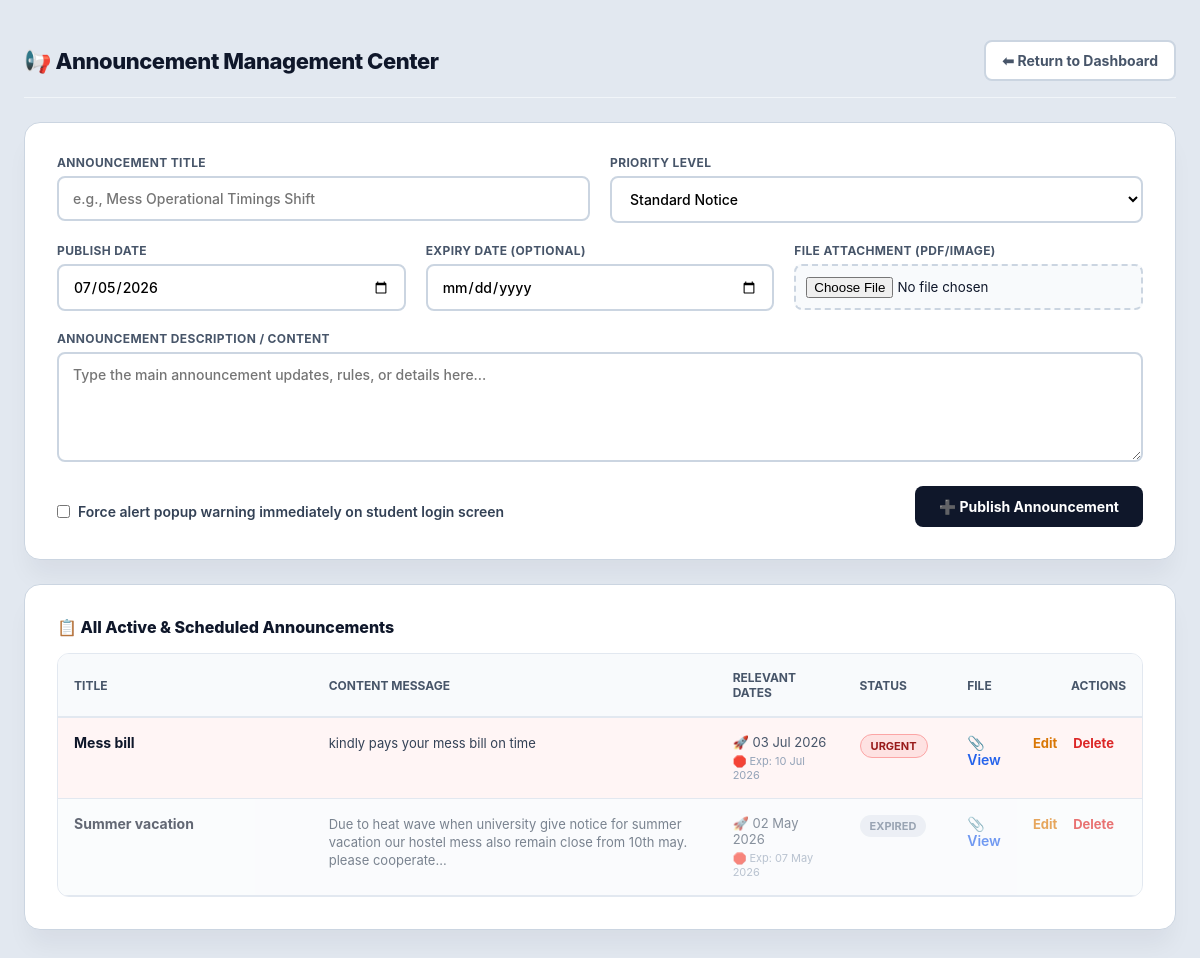
The app's page /admin/announcements.php (signed in) with its own data.
### tables this page shows
CREATE TABLE `announcements` (
  `id` int(11) NOT NULL,
  `title` varchar(255) DEFAULT NULL,
  `message` text DEFAULT NULL,
  `announce_date` date DEFAULT NULL,
  `created_at` timestamp NOT NULL DEFAULT current_timestamp(),
  `priority` enum('normal','urgent') DEFAULT 'normal',
  `expiry_date` date DEFAULT NULL,
  `attachment` varchar(255) DEFAULT NULL,
  `show_popup` tinyint(1) DEFAULT 0
);

### admin/announcements.php (the view, shortened to what this page needs)
<?php
require_once __DIR__ . "/../config/db_connect.php";
$edit = null;
$list_stmt = $pdo->query("SELECT * FROM announcements ORDER BY announce_date DESC, id DESC");
$announcements = $list_stmt->fetchAll(PDO::FETCH_ASSOC);
$today = date("Y-m-d");
?>
<!DOCTYPE html>
<html lang="en">
<head>
</head>
<body>
    <div class="container">
        <div class="header-wrapper">
            <h2>📢 Announcement Management Center</h2>
            <a href="dashboard.php" class="btn-back">⬅ Return to Dashboard</a>
        </div>
        <div class="card">
            <form method="POST" enctype="multipart/form-data">
                <div class="grid-2">
                    <div>
                        <label class="field-title">Announcement Title</label>
                        <input type="text" name="title" placeholder="e.g., Mess Operational Timings Shift" value="<?php echo htmlspecialchars($edit['title'] ?? ''); ?>" required>
                    </div>
                    <div>
                        <label class="field-title">Priority Level</label>
                        <select name="priority">
                            <option value="normal" <?php echo (isset($edit['priority']) && $edit['priority'] === 'normal') ? 'selected' : ''; ?>>Standard Notice</option>
                        </select>
                    </div>
                </div>
                <div class="grid-3">
                    <div>
                        <label class="field-title">Publish Date</label>
                        <input type="date" name="date" value="<?php echo htmlspecialchars($edit['announce_date'] ?? date("Y-m-d")); ?>" required>
                    </div>
                    <div>
                        <label class="field-title">Expiry Date (Optional)</label>
                        <input type="date" name="expiry_date" value="<?php echo htmlspecialchars($edit['expiry_date'] ?? ''); ?>">
                    </div>
                    <div>
                        <label class="field-title">File Attachment (PDF/Image)</label>
                        <div class="file-input-wrapper">
                            <input type="file" name="attachment">
                        </div>
                    </div>
                </div>
                <div style="margin-bottom: 20px;">
                    <label class="field-title">Announcement Description / Content</label>
                    <textarea name="message" placeholder="Type the main announcement updates, rules, or details here..." required><?php echo htmlspecialchars($edit['message'] ?? ''); ?></textarea>
                </div>
                <div style="display: flex; justify-content: space-between; align-items: center;">
                    <label class="switch-container">
                        <input type="checkbox" name="show_popup" <?php echo (!empty($edit['show_popup'])) ? "checked" : ""; ?>>
                        Force alert popup warning immediately on student login screen
                    </label>
                    <button type="submit" class="btn-submit">
                        <?php echo $edit ? "✏️ Update Announcement" : "➕ Publish Announcement"; ?>
                    </button>
                </div>
            </form>
        </div>
        <div class="card">
            <h3 style="font-size: 16px; font-weight: 800; margin-bottom: 16px; color: #0F172A;">📋 All Active & Scheduled Announcements</h3>
            <div class="table-responsive">
                <table>
                    <thead>
                        <tr>
                            <th style="width: 25%;">Title</th>
                            <th style="width: 40%;">Content Message</th>
                            <th style="width: 12%;">Relevant Dates</th>
                            <th style="width: 10%;">Status</th>
                            <th style="width: 5%;">File</th>
                            <th style="text-align: right; width: 10%;">Actions</th>
                        </tr>
                    </thead>
                    <tbody>
                        <?php if (count($announcements) === 0): ?>
                            <tr>
                                <td colspan="6" style="text-align: center; color: #64748B; padding: 30px; font-weight: 500;">No records found within active memory framework maps.</td>
                            </tr>
                        <?php else: ?>
                            <?php foreach ($announcements as $row):
                                $rowClass = "";
                                $isExpired = (!empty($row['expiry_date']) && $row['expiry_date'] < $today);
                                if ($isExpired) {
                                    $rowClass = "status-expired";
                                } elseif ($row['priority'] === "urgent") {
                                    $rowClass = "status-urgent";
                                } elseif ($row['announce_date'] === $today) {
                                    $rowClass = "status-today";
                                }
                            ?>
                                <tr class="<?php echo $rowClass; ?>">
                                    <td>
                                        <strong style="color: #0F172A; font-weight:700;"><?php echo htmlspecialchars($row['title']); ?></strong>
                                    </td>
                                    <td style="color: #334155; line-height: 1.4; font-size:13px; white-space: pre-wrap;"><?php echo htmlspecialchars($row['message']); ?></td>
                                    <td style="font-size: 13px; color: #475569;">
                                        <div>🚀 <?php echo date("d M Y", strtotime($row['announce_date'])); ?></div>
                                        <?php if (!empty($row['expiry_date'])): ?>
                                            <div style="margin-top:4px; font-size:11px; color:#94A3B8;">🛑 Exp: <?php echo date("d M Y", strtotime($row['expiry_date'])); ?></div>
                                        <?php endif; ?>
                                    </td>
                                    <td>
                                        <?php if ($isExpired): ?>
                                            <span class="badge badge-expired">Expired</span>
                                        <?php else: ?>
                                            <span class="badge badge-<?php echo $row['priority']; ?>"><?php echo $row['priority']; ?></span>
                                        <?php endif; ?>
                                    </td>
                                    <td>
                                        <?php if (!empty($row['attachment'])): ?>
                                            <a href="uploads/announcements/<?php echo htmlspecialchars($row['attachment']); ?>" target="_blank" class="clip-link" title="Open attachment file link">📎 View</a>
                                        <?php else: ?>
                                            <span style="color:#94A3B8; font-size:12px;">None</span>
                                        <?php endif; ?>
                                    </td>
                                    <td style="text-align: right; white-space: nowrap;">
                                        <a href="?edit=<?php echo $row['id']; ?>" class="action-link act-edit">Edit</a>
                                        <a href="?delete=<?php echo $row['id']; ?>" class="action-link act-delete" onclick="return confirm('Are you sure you want to delete this announcement? This action cannot be undone.')">Delete</a>
                                    </td>
                                </tr>
                            <?php endforeach; ?>
                        <?php endif; ?>
                    </tbody>
                </table>
            </div>
        </div>
    </div>
</body>
</html>

### admin/announcements.php (style rules this page uses)
* { margin: 0; padding: 0; box-sizing: border-box; font-family: 'Inter', 'Segoe UI', system-ui, sans-serif; }
body { background: #E2E8F0; color: #0F172A; padding: 40px 24px; min-height: 100vh; }
.container { max-width: 1200px; margin: 0 auto; }
.card { background: #FFFFFF; border: 1px solid #CBD5E1; padding: 32px; border-radius: 16px; box-shadow: 0 20px 25px -5px rgba(15, 23, 42, 0.05); margin-bottom: 24px; }
.header-wrapper { display: flex; justify-content: space-between; align-items: center; border-bottom: 1px solid #F1F5F9; padding-bottom: 16px; margin-bottom: 24px; }
.header-wrapper h2 { font-size: 22px; font-weight: 800; color: #0F172A; letter-spacing: -0.02em; }
.grid-3 { display: grid; grid-template-columns: repeat(3, 1fr); gap: 20px; margin-bottom: 20px; }
.grid-2 { display: grid; grid-template-columns: 1fr 1fr; gap: 20px; margin-bottom: 20px; }
label.field-title { font-size: 12px; font-weight: 700; color: #475569; text-transform: uppercase; letter-spacing: 0.03em; margin-bottom: 6px; display: block; }
input[type="text"], input[type="date"], select, textarea { width: 100%; padding: 12px 14px; border: 2px solid #CBD5E1; border-radius: 8px; font-size: 14px; font-weight: 500; outline: none; background: #FFFFFF; transition: border-color 0.15s ease; }
textarea { resize: vertical; min-height: 110px; }
.switch-container { display: inline-flex; align-items: center; gap: 8px; font-size: 14px; font-weight: 600; color: #334155; cursor: pointer; margin-top: 10px; }
.file-input-wrapper { background: #F8FAFC; border: 2px dashed #CBD5E1; padding: 10px; border-radius: 8px; }
.table-responsive { width: 100%; overflow-x: auto; border: 1px solid #E2E8F0; border-radius: 12px; }
table { width: 100%; border-collapse: collapse; text-align: left; }
th { background: #F8FAFC; color: #475569; font-size: 12px; text-transform: uppercase; font-weight: 700; padding: 16px; border-bottom: 2px solid #E2E8F0; }
td { padding: 16px; border-bottom: 1px solid #E2E8F0; font-size: 14px; vertical-align: top; }
tr.status-urgent { background: #FFF5F5; }
tr.status-expired { opacity: 0.65; background: #F8FAFC; }
.badge { display: inline-block; padding: 4px 10px; border-radius: 9999px; font-size: 11px; font-weight: 700; text-transform: uppercase; }
.badge-urgent { background: #FEE2E2; color: #991B1B; border: 1px solid #FCA5A5; }
.badge-expired { background: #E2E8F0; color: #64748B; }
.btn-submit { background: #0F172A; color: #FFFFFF; padding: 12px 24px; border-radius: 8px; border: none; font-weight: 700; font-size: 14px; cursor: pointer; transition: background 0.15s; }
.btn-back { display: inline-block; padding: 10px 16px; background: #FFFFFF; color: #475569; border: 2px solid #CBD5E1; border-radius: 8px; text-decoration: none; font-weight: 700; font-size: 14px; }
.action-link { text-decoration: none; font-size: 13px; font-weight: 700; margin-right: 12px; }
.act-edit { color: #D97706; }
.act-delete { color: #DC2626; }
.clip-link { color: #2563EB; font-weight: 600; text-decoration: none; }

### records on screen
announcements: title "Mess bill", message "kindly pays your mess bill on time", announce_date "03 Jul 2026", expiry_date "10 Jul 2026", priority "URGENT"
announcements: title "Summer vacation", message "Due to heat wave when university give notice for summer vacation our hostel mess also remain close from 10th may. please cooperate...", announce_date "02 May 2026", expiry_date "07 May 2026", shows "EXPIRED"
